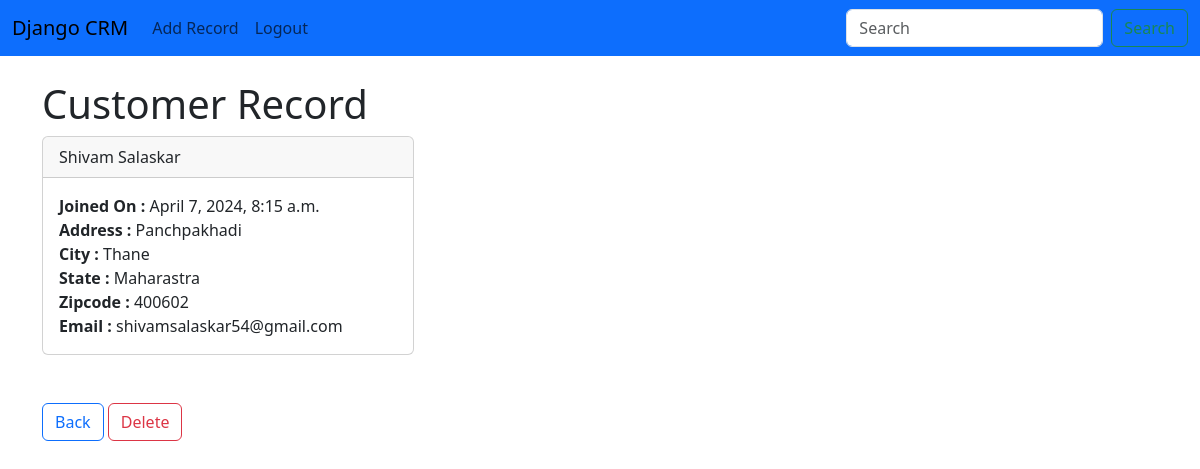
The app's page /record/5 (signed in) with its own data.
### website/models.py (models this page shows, shortened)
class Record(models.Model):
    created_at = models.DateTimeField(auto_now_add=True)
    first_name = models.CharField(max_length=50)
    last_name = models.CharField(max_length=50)
    address = models.CharField(max_length=100)
    city = models.CharField(max_length=50)
    state = models.CharField(max_length=50)
    zipcode = models.CharField(max_length=50)
    email = models.CharField(max_length=50)
    phone = models.CharField(max_length=20)

### website/views.py (the view)
# urls.py: path('record/<int:pk>', views.customer_record, name='record'),
def customer_record(request, pk):
    if request.user.is_authenticated:
        customer_record = Record.objects.get(id = pk)
        return render(request, 'record.html', {'customer_record': customer_record})
    else:
        messages.success(request, 'You must be logged In to view record')
        return redirect('home')

### website/templates/record.html
{% extends 'base.html' %}
{% block content %}
<h1>Customer Record</h1>
<div class="card col-4">
    <div class="card-header">
        {{ customer_record.first_name }} {{ customer_record.last_name }}
    </div>
    <div class="card-body">
        <strong>Joined On  : </strong> {{ customer_record.created_at }} <br>
        <strong>Address : </strong> {{ customer_record.address }} <br>
        <strong>City : </strong>  {{ customer_record.city }}  <br>
        <strong>State : </strong>  {{ customer_record.state }} <br>
        <strong>Zipcode : </strong> {{ customer_record.zipcode }} <br>
        <strong>Email : </strong>  {{ customer_record.email }} <br>
    </div>
</div>
<br><br>
<a href="{% url 'home' %}" class="btn btn-outline-primary">Back</a>
<a href="{% url 'delete_record' customer_record.id %}" class="btn btn-outline-danger">Delete</a>
{% endblock %}

### records on screen
Record: first_name "Shivam", last_name "Salaskar", created_at "April 7, 2024, 8:15 a.m.", address "Panchpakhadi", city "Thane", state "Maharastra", zipcode "400602", email "shivamsalaskar54@gmail.com"
